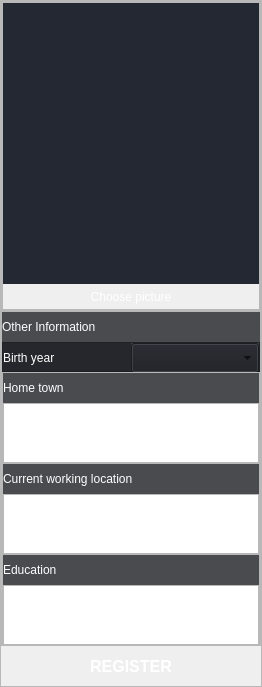
           <widget class="QFrame" name="frame_5">
            <property name="frameShape">
             <enum>QFrame::StyledPanel</enum>
            </property>
            <property name="frameShadow">
             <enum>QFrame::Raised</enum>
            </property>
            <layout class="QVBoxLayout" name="verticalLayout_3">
             <property name="spacing">
              <number>0</number>
             </property>
             <property name="leftMargin">
              <number>0</number>
             </property>
             <property name="topMargin">
              <number>0</number>
             </property>
             <property name="rightMargin">
              <number>0</number>
             </property>
             <property name="bottomMargin">
              <number>0</number>
             </property>
             <item>
              <widget class="QFrame" name="frame_6">
               <property name="minimumSize">
                <size>
                 <width>0</width>
                 <height>310</height>
                </size>
               </property>
               <property name="maximumSize">
                <size>
                 <width>16777215</width>
                 <height>16777215</height>
                </size>
               </property>
               <property name="styleSheet">
                <string notr="true"/>
               </property>
               <property name="frameShape">
                <enum>QFrame::StyledPanel</enum>
               </property>
               <property name="frameShadow">
                <enum>QFrame::Raised</enum>
               </property>
               <layout class="QHBoxLayout" name="horizontalLayout_3">
                <property name="spacing">
                 <number>0</number>
                </property>
                <property name="leftMargin">
                 <number>0</number>
                </property>
                <property name="topMargin">
                 <number>0</number>
                </property>
                <property name="rightMargin">
                 <number>0</number>
                </property>
                <property name="bottomMargin">
                 <number>0</number>
                </property>
                <item>
                 <widget class="QFrame" name="frame_8">
                  <property name="maximumSize">
                   <size>
                    <width>16777215</width>
                    <height>16777215</height>
                   </size>
                  </property>
                  <property name="styleSheet">
                   <string notr="true"/>
                  </property>
                  <property name="frameShape">
                   <enum>QFrame::StyledPanel</enum>
                  </property>
                  <property name="frameShadow">
                   <enum>QFrame::Raised</enum>
                  </property>
                  <layout class="QVBoxLayout" name="verticalLayout_4">
                   <property name="spacing">
                    <number>0</number>
                   </property>
                   <property name="leftMargin">
                    <number>0</number>
                   </property>
                   <property name="topMargin">
                    <number>0</number>
                   </property>
                   <property name="rightMargin">
                    <number>0</number>
                   </property>
                   <property name="bottomMargin">
                    <number>0</number>
                   </property>
                   <item>
                    <widget class="QLabel" name="loginFrom_LbAvatar">
                     <property name="styleSheet">
                      <string notr="true">background-color: rgb(36, 40, 50);</string>
                     </property>
                     <property name="text">
                      <string/>
                     </property>
                    </widget>
                   </item>
                   <item>
                    <widget class="QPushButton" name="loginFrom_btnChoose">
                     <property name="minimumSize">
                      <size>
                       <width>0</width>
                       <height>25</height>
                      </size>
                     </property>
                     <property name="styleSheet">
                      <string notr="true">QPushButton {	
	border: none;
	color: rgb(255, 255, 255);
	background-color: transparent;
}
QPushButton:hover {
	color: rgb(255, 255, 255);
	background-color: rgb(52, 59, 72);
}
QPushButton:pressed {	
	color: rgb(255, 255, 255);
	background-color: rgb(85, 170, 255);
}</string>
                     </property>
                     <property name="text">
                      <string>Choose picture</string>
                     </property>
                    </widget>
                   </item>
                  </layout>
                 </widget>
                </item>
               </layout>
              </widget>
             </item>
             <item alignment="Qt::AlignTop">
              <widget class="QFrame" name="frame_7">
               <property name="styleSheet">
                <string notr="true"/>
               </property>
               <property name="frameShape">
                <enum>QFrame::StyledPanel</enum>
               </property>
               <property name="frameShadow">
                <enum>QFrame::Raised</enum>
               </property>
               <layout class="QVBoxLayout" name="verticalLayout_17">
                <property name="spacing">
                 <number>0</number>
                </property>
                <property name="leftMargin">
                 <number>0</number>
                </property>
                <property name="topMargin">
                 <number>0</number>
                </property>
                <property name="rightMargin">
                 <number>0</number>
                </property>
                <property name="bottomMargin">
                 <number>0</number>
                </property>
                <item>
                 <widget class="QLabel" name="loginFrom_lbOtherInfor">
                  <property name="minimumSize">
                   <size>
                    <width>0</width>
                    <height>30</height>
                   </size>
                  </property>
                  <property name="maximumSize">
                   <size>
                    <width>16777215</width>
                    <height>30</height>
                   </size>
                  </property>
                  <property name="styleSheet">
                   <string notr="true">color: rgb(255, 255, 255); background-color: rgba(27, 29, 35, 200);</string>
                  </property>
                  <property name="text">
                   <string>Other Information</string>
                  </property>
                 </widget>
                </item>
                <item>
                 <widget class="QFrame" name="frame_28">
                  <property name="minimumSize">
                   <size>
                    <width>0</width>
                    <height>30</height>
                   </size>
                  </property>
                  <property name="maximumSize">
                   <size>
                    <width>16777215</width>
                    <height>30</height>
                   </size>
                  </property>
                  <property name="styleSheet">
                   <string notr="true">background-color: rgba(27, 29, 35, 200);</string>
                  </property>
                  <property name="frameShape">
                   <enum>QFrame::StyledPanel</enum>
                  </property>
                  <property name="frameShadow">
                   <enum>QFrame::Raised</enum>
                  </property>
                  <layout class="QHBoxLayout" name="horizontalLayout_11">
                   <property name="spacing">
                    <number>0</number>
                   </property>
                   <property name="leftMargin">
                    <number>0</number>
                   </property>
                   <property name="topMargin">
                    <number>0</number>
                   </property>
                   <property name="rightMargin">
                    <number>0</number>
                   </property>
                   <property name="bottomMargin">
                    <number>0</number>
                   </property>
                   <item>
                    <widget class="QLabel" name="loginFrom_LbBirthyear">
                     <property name="minimumSize">
                      <size>
                       <width>0</width>
                       <height>30</height>
                      </size>
                     </property>
                     <property name="maximumSize">
                      <size>
                       <width>16777215</width>
                       <height>30</height>
                      </size>
                     </property>
                     <property name="styleSheet">
                      <string notr="true">color: rgb(255, 255, 255);</string>
                     </property>
                     <property name="text">
                      <string>Birth year</string>
                     </property>
                    </widget>
                   </item>
                   <item>
                    <widget class="QComboBox" name="loginFrom_CbbBirthyear">
                     <property name="minimumSize">
                      <size>
                       <width>0</width>
                       <height>30</height>
                      </size>
                     </property>
                     <property name="maximumSize">
                      <size>
                       <width>16777215</width>
                       <height>30</height>
                      </size>
                     </property>
                    </widget>
                   </item>
                  </layout>
                 </widget>
                </item>
                <item>
                 <widget class="QFrame" name="frame_29">
                  <property name="minimumSize">
                   <size>
                    <width>0</width>
                    <height>90</height>
                   </size>
                  </property>
                  <property name="maximumSize">
                   <size>
                    <width>16777215</width>
                    <height>91</height>
                   </size>
                  </property>
                  <property name="frameShape">
                   <enum>QFrame::StyledPanel</enum>
                  </property>
                  <property name="frameShadow">
                   <enum>QFrame::Raised</enum>
                  </property>
                  <layout class="QVBoxLayout" name="verticalLayout_18">
                   <property name="spacing">
                    <number>0</number>
                   </property>
                   <property name="leftMargin">
                    <number>0</number>
                   </property>
                   <property name="topMargin">
                    <number>0</number>
                   </property>
                   <property name="rightMargin">
                    <number>0</number>
                   </property>
                   <property name="bottomMargin">
                    <number>0</number>
                   </property>
                   <item>
                    <widget class="QLabel" name="loginFrom_LbHometown">
                     <property name="minimumSize">
                      <size>
                       <width>0</width>
                       <height>30</height>
                      </size>
                     </property>
                     <property name="maximumSize">
                      <size>
                       <width>16777215</width>
                       <height>30</height>
                      </size>
                     </property>
                     <property name="styleSheet">
                      <string notr="true">color: rgb(255, 255, 255); background-color: rgba(27, 29, 35, 200);</string>
                     </property>
                     <property name="text">
                      <string>Home town</string>
                     </property>
                    </widget>
                   </item>
                   <item>
                    <widget class="QTextEdit" name="loginFrom_TbHometown">
                     <property name="minimumSize">
                      <size>
                       <width>0</width>
                       <height>60</height>
                      </size>
                     </property>
                     <property name="maximumSize">
                      <size>
                       <width>16777215</width>
                       <height>60</height>
                      </size>
                     </property>
                     <property name="styleSheet">
                      <string notr="true">color: rgb(255, 255, 255);</string>
                     </property>
                    </widget>
                   </item>
                  </layout>
                 </widget>
                </item>
                <item>
                 <widget class="QFrame" name="frame_30">
                  <property name="minimumSize">
                   <size>
                    <width>0</width>
                    <height>91</height>
                   </size>
                  </property>
                  <property name="maximumSize">
                   <size>
                    <width>16777215</width>
                    <height>91</height>
                   </size>
                  </property>
                  <property name="frameShape">
                   <enum>QFrame::StyledPanel</enum>
                  </property>
                  <property name="frameShadow">
                   <enum>QFrame::Raised</enum>
                  </property>
                  <layout class="QVBoxLayout" name="verticalLayout_19">
                   <property name="spacing">
                    <number>0</number>
                   </property>
                   <property name="leftMargin">
                    <number>0</number>
                   </property>
                   <property name="topMargin">
                    <number>0</number>
                   </property>
                   <property name="rightMargin">
                    <number>0</number>
                   </property>
                   <property name="bottomMargin">
                    <number>0</number>
                   </property>
                   <item>
                    <widget class="QLabel" name="loginFrom_lbCurrentWorkLocation">
                     <property name="minimumSize">
                      <size>
                       <width>0</width>
                       <height>30</height>
                      </size>
                     </property>
                     <property name="maximumSize">
                      <size>
                       <width>16777215</width>
                       <height>30</height>
                      </size>
                     </property>
                     <property name="styleSheet">
                      <string notr="true">color: rgb(255, 255, 255); background-color: rgba(27, 29, 35, 200);</string>
                     </property>
                     <property name="text">
                      <string>Current working location</string>
                     </property>
                    </widget>
                   </item>
                   <item>
                    <widget class="QTextEdit" name="loginFrom_TbCurrentWorkLocation">
                     <property name="minimumSize">
                      <size>
                       <width>0</width>
                       <height>60</height>
                      </size>
                     </property>
                     <property name="maximumSize">
                      <size>
                       <width>16777215</width>
                       <height>60</height>
                      </size>
                     </property>
                     <property name="styleSheet">
                      <string notr="true">color: rgb(255, 255, 255);</string>
                     </property>
                    </widget>
                   </item>
                  </layout>
                 </widget>
                </item>
                <item>
                 <widget class="QFrame" name="frame_31">
                  <property name="minimumSize">
                   <size>
                    <width>0</width>
                    <height>91</height>
                   </size>
                  </property>
                  <property name="maximumSize">
                   <size>
                    <width>16777215</width>
                    <height>91</height>
                   </size>
                  </property>
                  <property name="frameShape">
                   <enum>QFrame::StyledPanel</enum>
                  </property>
                  <property name="frameShadow">
                   <enum>QFrame::Raised</enum>
                  </property>
                  <layout class="QVBoxLayout" name="verticalLayout_20">
                   <property name="spacing">
                    <number>0</number>
                   </property>
                   <property name="leftMargin">
                    <number>0</number>
                   </property>
                   <property name="topMargin">
                    <number>0</number>
                   </property>
                   <property name="rightMargin">
                    <number>0</number>
                   </property>
                   <property name="bottomMargin">
                    <number>0</number>
                   </property>
                   <item>
                    <widget class="QLabel" name="loginFrom_LbEducation">
                     <property name="minimumSize">
                      <size>
                       <width>0</width>
                       <height>30</height>
                      </size>
                     </property>
                     <property name="maximumSize">
                      <size>
                       <width>16777215</width>
                       <height>30</height>
                      </size>
                     </property>
                     <property name="styleSheet">
                      <string notr="true">color: rgb(255, 255, 255); background-color: rgba(27, 29, 35, 200);</string>
                     </property>
                     <property name="text">
                      <string>Education</string>
                     </property>
                    </widget>
                   </item>
                   <item>
                    <widget class="QTextEdit" name="loginFrom_TbEducation">
                     <property name="minimumSize">
                      <size>
                       <width>0</width>
                       <height>60</height>
                      </size>
                     </property>
                     <property name="maximumSize">
                      <size>
                       <width>16777215</width>
                       <height>60</height>
                      </size>
                     </property>
                     <property name="styleSheet">
                      <string notr="true">color: rgb(255, 255, 255);</string>
                     </property>
                    </widget>
                   </item>
                  </layout>
                 </widget>
                </item>
               </layout>
              </widget>
             </item>
             <item>
              <widget class="QPushButton" name="loginFrom_btnReg">
               <property name="minimumSize">
                <size>
                 <width>0</width>
                 <height>40</height>
                </size>
               </property>
               <property name="maximumSize">
                <size>
                 <width>16777215</width>
                 <height>40</height>
                </size>
               </property>
               <property name="font">
                <font>
                 <family>Segoe UI</family>
                 <pointsize>12</pointsize>
                 <weight>75</weight>
                 <bold>true</bold>
                </font>
               </property>
               <property name="styleSheet">
                <string notr="true">QPushButton {	
	border: none;
	color: rgb(255, 255, 255);
	background-color: transparent;
}
QPushButton:hover {
	color: rgb(255, 255, 255);
	background-color: rgb(52, 59, 72);
}
QPushButton:pressed {	
	color: rgb(255, 255, 255);
	background-color: rgb(85, 170, 255);
}</string>
               </property>
               <property name="text">
                <string>REGISTER</string>
               </property>
              </widget>
             </item>
            </layout>
           </widget>
